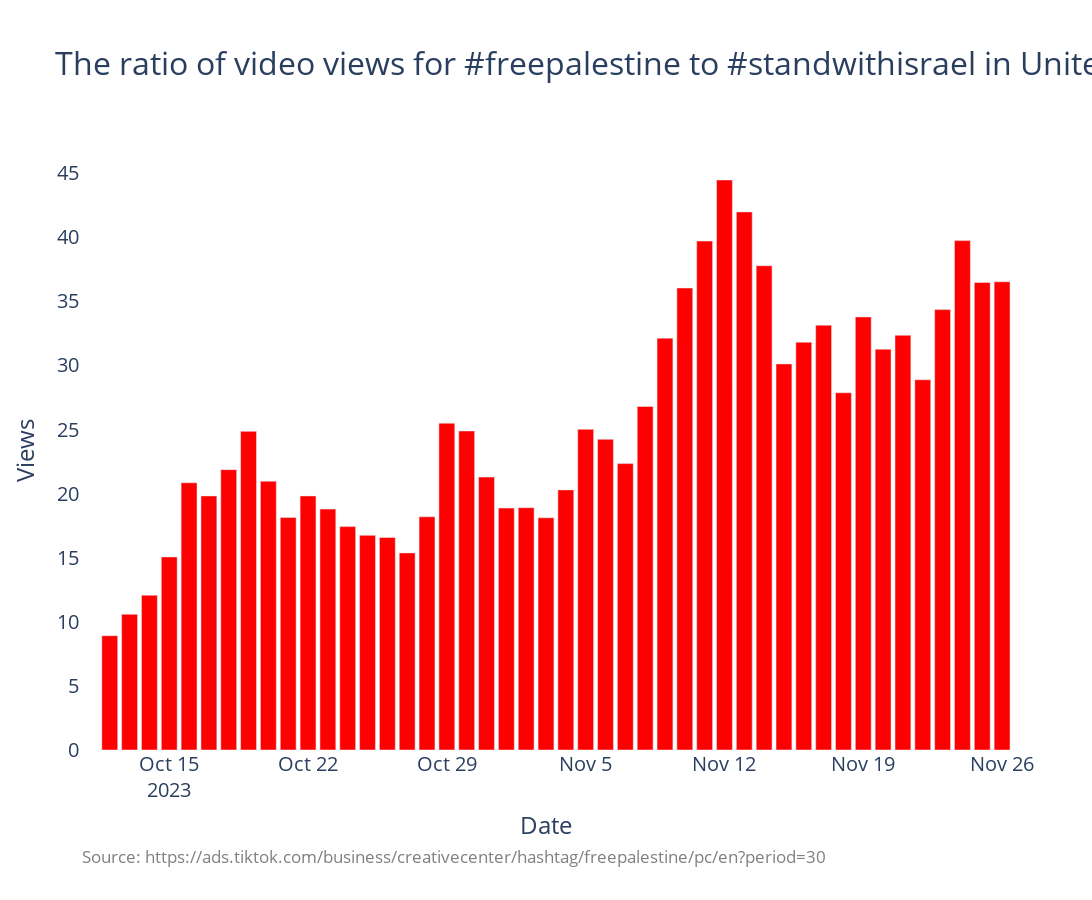

This figure's notebook cell:
### Code cell
country_code = 'US'
plot_trend(country_code,['freepalestine','standwithisrael'],trends_df_dict[country_code])

### Figure 1 — Plotly figure (JSON) as saved in the notebook; plotly's stock layout.template omitted (floating-point values rounded to 4 significant figures)
{"data": [{"alignmentgroup": "True", "hovertemplate": "variable=0<br>index=%{x}<br>value=%{y}<extra></extra>", "legendgroup": "0", "marker": {"color": "red", "pattern": {"shape": ""}}, "name": "0", "offsetgroup": "0", "orientation": "v", "showlegend": true, "textposition": "auto", "type": "bar", "x": ["2023-10-11T00:00:00", "2023-10-12T00:00:00", "2023-10-13T00:00:00", "2023-10-14T00:00:00", "2023-10-15T00:00:00", "2023-10-16T00:00:00", "2023-10-17T00:00:00", "2023-10-18T00:00:00", "2023-10-19T00:00:00", "2023-10-20T00:00:00", "2023-10-21T00:00:00", "2023-10-22T00:00:00", "2023-10-23T00:00:00", "2023-10-24T00:00:00", "2023-10-25T00:00:00", "2023-10-26T00:00:00", "2023-10-27T00:00:00", "2023-10-28T00:00:00", "2023-10-29T00:00:00", "2023-10-30T00:00:00", "2023-10-31T00:00:00", "2023-11-01T00:00:00", "2023-11-02T00:00:00", "2023-11-03T00:00:00", "2023-11-04T00:00:00", "2023-11-05T00:00:00", "2023-11-06T00:00:00", "2023-11-07T00:00:00", "2023-11-08T00:00:00", "2023-11-09T00:00:00", "2023-11-10T00:00:00", "2023-11-11T00:00:00", "2023-11-12T00:00:00", "2023-11-13T00:00:00", "2023-11-14T00:00:00", "2023-11-15T00:00:00", "2023-11-16T00:00:00", "2023-11-17T00:00:00", "2023-11-18T00:00:00", "2023-11-19T00:00:00", "2023-11-20T00:00:00", "2023-11-21T00:00:00", "2023-11-22T00:00:00", "2023-11-23T00:00:00", "2023-11-24T00:00:00", "2023-11-25T00:00:00", "2023-11-26T00:00:00"], "xaxis": "x", "y": [null, 8.918, 10.58, 12.07, 15.06, 20.84, 19.82, 21.87, 24.86, 20.97, 18.14, 19.82, 18.79, 17.43, 16.74, 16.58, 15.38, 18.19, 25.49, 24.88, 21.29, 18.87, 18.9, 18.12, 20.29, 25.01, 24.24, 22.34, 26.8, 32.13, 36.04, 39.7, 44.46, 41.97, 37.78, 30.12, 31.81, 33.14, 27.87, 33.78, 31.27, 32.35, 28.88, 34.35, 39.74, 36.47, 36.52], "yaxis": "y"}], "layout": {"annotations": [{"align": "left", "font": {"color": "grey", "size": 17}, "showarrow": false, "text": "Source: https://ads.tiktok.com/business/creativecenter/hashtag/freepalestine/pc/en?period=30", "x": 0, "xref": "paper", "y": -0.2, "yref": "paper"}], "barmode": "relative", "font": {"size": 20}, "height": 900, "legend": {"title": {"text": "variable"}, "tracegroupgap": 0}, "margin": {"b": 150, "t": 150}, "paper_bgcolor": "white", "plot_bgcolor": "white", "showlegend": false, "title": {"font": {"size": 32}, "text": "The ratio of video views for #freepalestine to #standwithisrael in United States"}, "width": 1800, "xaxis": {"anchor": "y", "domain": [0, 1], "title": {"text": "Date"}}, "yaxis": {"anchor": "x", "domain": [0, 1], "title": {"text": "Views"}}}}
